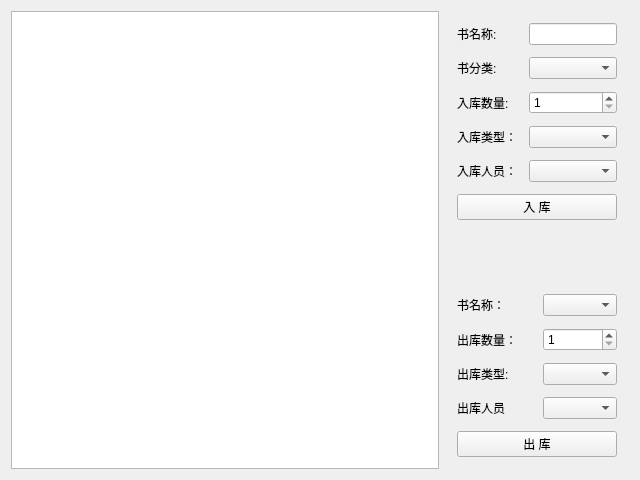
<?xml version="1.0" encoding="UTF-8"?>
<ui version="4.0">
 <class>InventoryWidget</class>
 <widget class="QWidget" name="InventoryWidget">
  <property name="geometry">
   <rect>
    <x>0</x>
    <y>0</y>
    <width>640</width>
    <height>480</height>
   </rect>
  </property>
  <layout class="QGridLayout" name="gridLayoutInventory" columnstretch="7,3">
   <item row="0" column="1">
    <layout class="QVBoxLayout" name="verticalLayout">
     <property name="spacing">
      <number>12</number>
     </property>
     <property name="leftMargin">
      <number>12</number>
     </property>
     <property name="topMargin">
      <number>12</number>
     </property>
     <property name="rightMargin">
      <number>12</number>
     </property>
     <property name="bottomMargin">
      <number>12</number>
     </property>
     <item>
      <layout class="QGridLayout" name="gridLayoutInbound">
       <item row="2" column="1">
        <widget class="QSpinBox" name="spinBoxInAmount">
         <property name="minimum">
          <number>1</number>
         </property>
         <property name="maximum">
          <number>10000</number>
         </property>
        </widget>
       </item>
       <item row="0" column="0">
        <widget class="QLabel" name="labelInName">
         <property name="text">
          <string>书名称:</string>
         </property>
        </widget>
       </item>
       <item row="0" column="1">
        <widget class="QLineEdit" name="lineEditInName">
         <property name="clearButtonEnabled">
          <bool>true</bool>
         </property>
        </widget>
       </item>
       <item row="1" column="0">
        <widget class="QLabel" name="labelInCategory">
         <property name="text">
          <string>书分类:</string>
         </property>
        </widget>
       </item>
       <item row="2" column="0">
        <widget class="QLabel" name="labelInAmount">
         <property name="text">
          <string>入库数量:</string>
         </property>
        </widget>
       </item>
       <item row="3" column="1">
        <widget class="QComboBox" name="comboBoxInType"/>
       </item>
       <item row="3" column="0">
        <widget class="QLabel" name="label">
         <property name="text">
          <string>入库类型：</string>
         </property>
        </widget>
       </item>
       <item row="4" column="0">
        <widget class="QLabel" name="label_2">
         <property name="text">
          <string>入库人员：</string>
         </property>
        </widget>
       </item>
       <item row="4" column="1">
        <widget class="QComboBox" name="comboBoxInUser"/>
       </item>
       <item row="1" column="1">
        <widget class="QComboBox" name="comboBoxCategory"/>
       </item>
      </layout>
     </item>
     <item>
      <widget class="QPushButton" name="pushButtonInbound">
       <property name="text">
        <string>入 库</string>
       </property>
       <property name="autoDefault">
        <bool>true</bool>
       </property>
      </widget>
     </item>
     <item>
      <spacer name="spacer">
       <property name="orientation">
        <enum>Qt::Vertical</enum>
       </property>
       <property name="sizeHint" stdset="0">
        <size>
         <width>0</width>
         <height>0</height>
        </size>
       </property>
      </spacer>
     </item>
     <item>
      <layout class="QGridLayout" name="gridLayoutOutbound">
       <item row="1" column="0">
        <widget class="QLabel" name="labelOutAmount">
         <property name="text">
          <string>出库数量：</string>
         </property>
        </widget>
       </item>
       <item row="0" column="0">
        <widget class="QLabel" name="labelOutName">
         <property name="text">
          <string>书名称：</string>
         </property>
        </widget>
       </item>
       <item row="1" column="1">
        <widget class="QSpinBox" name="spinBoxOutAmount">
         <property name="minimum">
          <number>1</number>
         </property>
         <property name="maximum">
          <number>10000</number>
         </property>
        </widget>
       </item>
       <item row="2" column="1">
        <widget class="QComboBox" name="comboBoxOutType"/>
       </item>
       <item row="3" column="0">
        <widget class="QLabel" name="label_4">
         <property name="text">
          <string>出库人员</string>
         </property>
        </widget>
       </item>
       <item row="2" column="0">
        <widget class="QLabel" name="label_3">
         <property name="text">
          <string>出库类型:</string>
         </property>
        </widget>
       </item>
       <item row="3" column="1">
        <widget class="QComboBox" name="comboBoxOutUser"/>
       </item>
       <item row="0" column="1">
        <widget class="QComboBox" name="comboBoxName"/>
       </item>
      </layout>
     </item>
     <item>
      <widget class="QPushButton" name="pushButtonOutbound">
       <property name="text">
        <string>出 库</string>
       </property>
      </widget>
     </item>
    </layout>
   </item>
   <item row="0" column="0">
    <widget class="QTableView" name="tableViewInventory">
     <property name="editTriggers">
      <set>QAbstractItemView::NoEditTriggers</set>
     </property>
    </widget>
   </item>
  </layout>
 </widget>
 <resources/>
 <connections/>
</ui>
